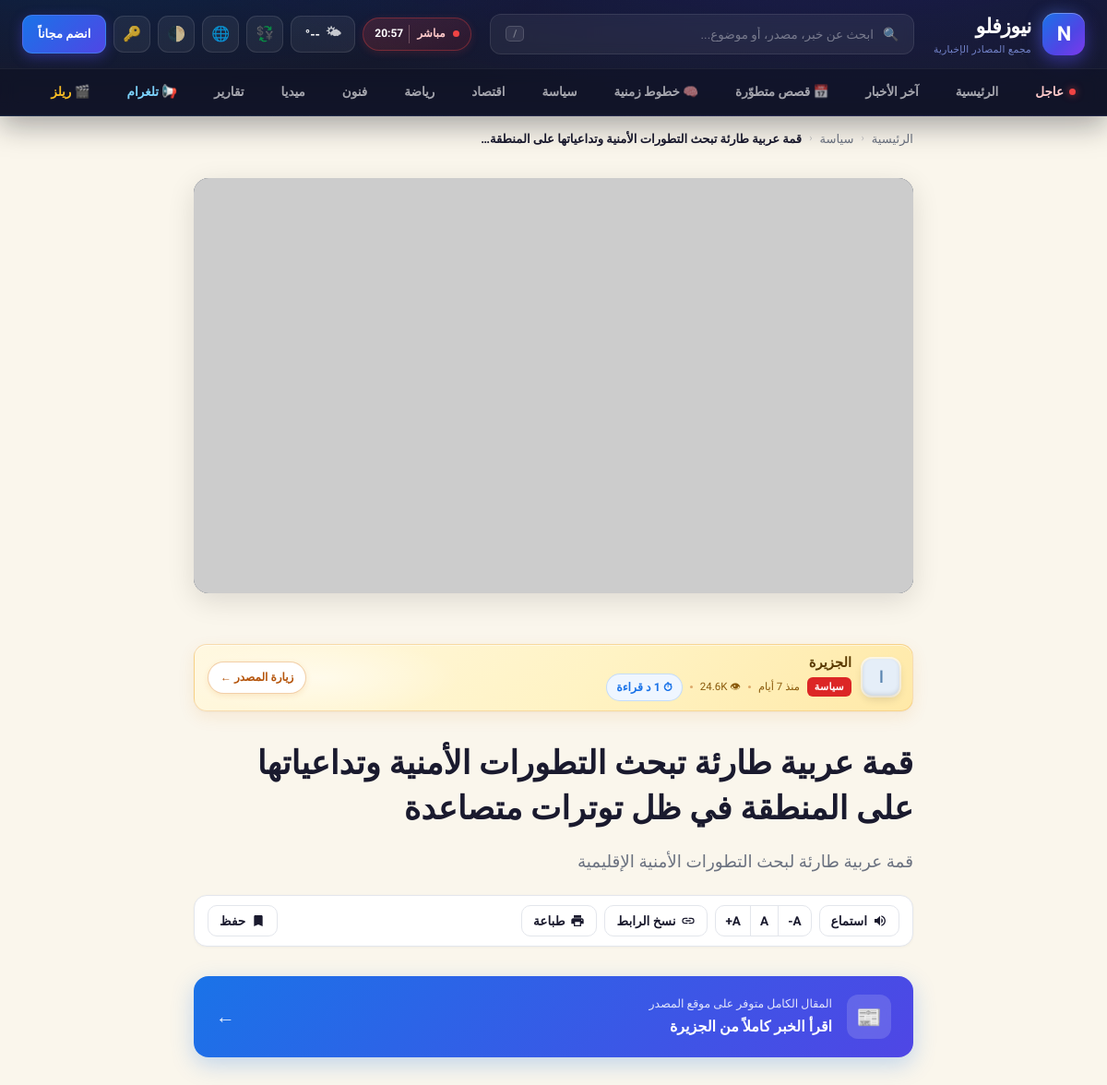
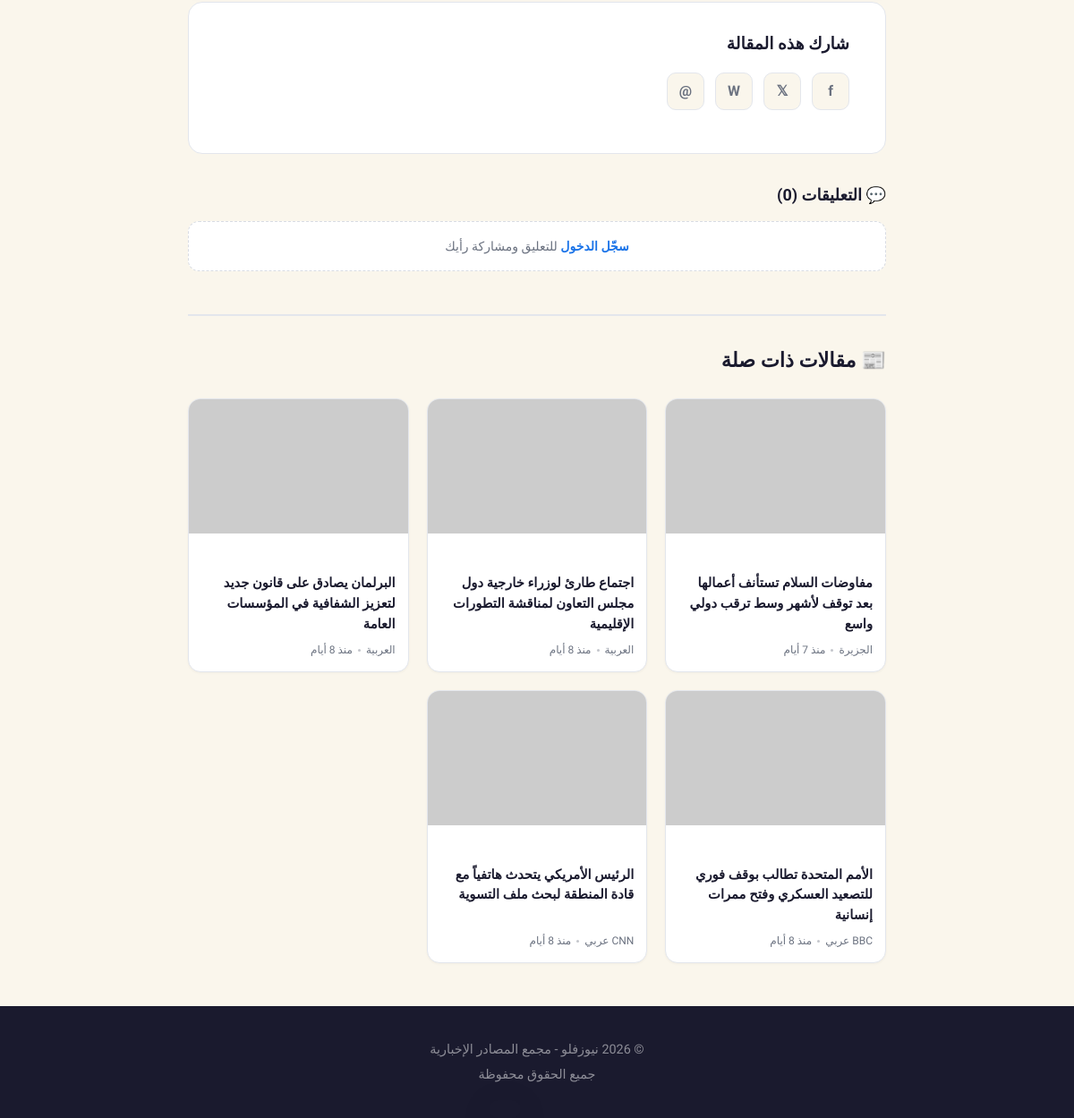
The app's page /article/1 with its own data (2 pictures, top to bottom).
### tables this page shows
CREATE TABLE IF NOT EXISTS `articles` (
  `id` int(11) NOT NULL AUTO_INCREMENT,
  `title` varchar(500) NOT NULL,
  `slug` varchar(500) NOT NULL,
  `excerpt` text DEFAULT NULL,
  `content` longtext DEFAULT NULL,
  `image_url` varchar(500) DEFAULT NULL,
  `source_url` varchar(1000) DEFAULT NULL,
  `category_id` int(11) DEFAULT NULL,
  `source_id` int(11) DEFAULT NULL,
  `is_featured` tinyint(1) DEFAULT 0,
  `is_breaking` tinyint(1) DEFAULT 0,
  `is_hero` tinyint(1) DEFAULT 0,
  `view_count` int(11) DEFAULT 0,
  `comments` int(11) DEFAULT 0,
  `status` enum('published','draft','archived') DEFAULT 'published',
  `published_at` timestamp DEFAULT CURRENT_TIMESTAMP,
  `created_at` timestamp DEFAULT CURRENT_TIMESTAMP,
  `updated_at` timestamp DEFAULT CURRENT_TIMESTAMP ON UPDATE CURRENT_TIMESTAMP,
  PRIMARY KEY (`id`),
  KEY `category_id` (`category_id`),
  KEY `source_id` (`source_id`),
  KEY `status` (`status`),
  KEY `is_breaking` (`is_breaking`),
  KEY `is_featured` (`is_featured`),
  KEY `published_at` (`published_at`),
  CONSTRAINT `fk_article_category` FOREIGN KEY (`category_id`) REFERENCES `categories` (`id`) ON DELETE SET NULL,
  CONSTRAINT `fk_article_source` FOREIGN KEY (`source_id`) REFERENCES `sources` (`id`) ON DELETE SET NULL
);

CREATE TABLE IF NOT EXISTS `categories` (
  `id` int(11) NOT NULL AUTO_INCREMENT,
  `name` varchar(100) NOT NULL,
  `slug` varchar(100) NOT NULL,
  `icon` varchar(10) DEFAULT NULL,
  `css_class` varchar(50) DEFAULT NULL,
  `sort_order` int(11) DEFAULT 0,
  `is_active` tinyint(1) DEFAULT 1,
  `created_at` timestamp DEFAULT CURRENT_TIMESTAMP,
  PRIMARY KEY (`id`),
  UNIQUE KEY `slug` (`slug`)
);

CREATE TABLE IF NOT EXISTS `sources` (
  `id` int(11) NOT NULL AUTO_INCREMENT,
  `name` varchar(200) NOT NULL,
  `slug` varchar(200) NOT NULL,
  `logo_letter` varchar(5) DEFAULT NULL,
  `logo_color` varchar(20) DEFAULT '#5a85b0',
  `logo_bg` varchar(20) DEFAULT '#e5eef8',
  `url` varchar(500) DEFAULT NULL,
  `rss_url` varchar(500) DEFAULT NULL,
  `is_active` tinyint(1) DEFAULT 1,
  `articles_today` int(11) DEFAULT 0,
  `created_at` timestamp DEFAULT CURRENT_TIMESTAMP,
  PRIMARY KEY (`id`),
  UNIQUE KEY `slug` (`slug`)
);

### article.php (the view, shortened to what the rows shown need)
<?php
require_once __DIR__ . '/includes/functions.php';
require_once __DIR__ . '/includes/user_auth.php';
require_once __DIR__ . '/includes/user_functions.php';
$articleId = isset($_GET['id']) ? (int)$_GET['id'] : 0;
$article = getArticleById($articleId);
$viewer = current_user();
$viewerId = $viewer ? (int)$viewer['id'] : 0;
$isSaved = $viewerId && in_array($articleId, user_bookmark_ids_for($viewerId, [$articleId]), true);
$comments = article_comments($articleId, $viewerId ?: null);
$commentsCount = count($comments);
$pageTheme = current_theme();
$relatedArticles = [];
$seenIds = [$articleId => true];
$relatedLimit = 6;
$db = getDB();
if (!empty($article['cat_slug']) && count($relatedArticles) < $relatedLimit) {
    try {
        $excludeIds = implode(',', array_map('intval', array_keys($seenIds)));
        $need = $relatedLimit - count($relatedArticles);
        $stmt = $db->prepare("SELECT a.id, a.title, a.slug, a.image_url, a.excerpt, a.published_at,
                              c.name as cat_name, c.slug as cat_slug, c.css_class,
                              s.name as source_name
                              FROM articles a
                              LEFT JOIN categories c ON a.category_id = c.id
                              LEFT JOIN sources s ON a.source_id = s.id
                              WHERE c.slug = ? AND a.id NOT IN ({$excludeIds}) AND a.status = 'published'
                              ORDER BY a.published_at DESC LIMIT {$need}");
        $stmt->execute([$article['cat_slug']]);
        foreach ($stmt->fetchAll() as $r) {
            $relatedArticles[] = $r;
        }
    } catch (Throwable $e) {}
}
?>
<!DOCTYPE html>
<html lang="ar" dir="rtl" data-theme="<?php echo e($pageTheme); ?>">
<head>
    <link rel="stylesheet" href="assets/css/site-header.min.css?v=m1">
    <link rel="stylesheet" href="assets/css/user.min.css?v=m1">
</head>
<body>
    <?php
    include __DIR__ . '/includes/components/site_header.php';
    ?>
    <?php
        $wordCount = str_word_count(strip_tags(($article['content'] ?? '') . ' ' . ($article['ai_summary'] ?? '')));
        if ($wordCount < 50) $wordCount = mb_strlen(strip_tags($article['content'] ?? '')) / 6;
        $readMinutes = max(1, (int)ceil($wordCount / 180));
        $readMoreUrl = '';
        if (!empty($article['source_url']))       { $readMoreUrl = $article['source_url']; }
        elseif (!empty($article['source_website'])) { $readMoreUrl = $article['source_website']; }
    ?>
    <main class="container">
        <nav class="breadcrumb" aria-label="شريط التنقل">
            <a href="/">الرئيسية</a>
            <span class="sep">‹</span>
            <?php if (!empty($article['cat_name']) && !empty($article['cat_slug'])): ?>
                <a href="/category/<?php echo e($article['cat_slug']); ?>"><?php echo e($article['cat_name']); ?></a>
                <span class="sep">‹</span>
            <?php endif; ?>
            <span class="current"><?php echo e(mb_substr($article['title'], 0, 60)); ?><?php echo mb_strlen($article['title']) > 60 ? '…' : ''; ?></span>
        </nav>
        <?php if ($article['source_name']):
            $sourceProfileUrl = !empty($article['source_id']) ? sourceUrl((int)$article['source_id']) : '';
        ?>
            <div class="source-top">
                <?php if ($sourceProfileUrl): ?>
                    <a class="source-top-logo-link" href="<?php echo e($sourceProfileUrl); ?>" title="<?php echo e('بروفايل ' . $article['source_name']); ?>">
                <?php endif; ?>
                    <div class="source-logo" style="background: <?php echo e($article['logo_bg'] ?: '#3b82f6'); ?>; color: <?php echo e($article['logo_color'] ?: 'white'); ?>;">
                        <?php echo e(strtoupper(mb_substr($article['source_name'], 0, 1))); ?>
                    </div>
                <?php if ($sourceProfileUrl): ?>
                    </a>
                <?php endif; ?>
                <div class="source-top-info">
                    <?php if ($sourceProfileUrl): ?>
                        <h3><a class="source-top-name" href="<?php echo e($sourceProfileUrl); ?>"><?php echo e($article['source_name']); ?></a></h3>
                    <?php else: ?>
                        <h3><?php echo e($article['source_name']); ?></h3>
                    <?php endif; ?>
                    <div class="source-top-meta">
                        <?php if ($article['cat_name']): ?>
                            <span class="category-badge <?php echo e($article['css_class'] ?? ''); ?>"><?php echo e($article['cat_name']); ?></span>
                        <?php endif; ?>
                        <span><?php echo timeAgo($article['published_at']); ?></span>
                        <span class="dot"></span>
                        <span>👁 <?php echo formatViews($article['view_count']); ?></span>
                        <span class="dot"></span>
                        <span class="read-time-badge">⏱ <?php echo (int)$readMinutes; ?> د قراءة</span>
                    </div>
                </div>
                <?php if ($readMoreUrl): ?>
                    <a class="source-top-visit" href="<?php echo e($readMoreUrl); ?>" target="_blank" rel="noopener noreferrer">
                        زيارة المصدر &larr;
                    </a>
                <?php endif; ?>
            </div>
        <?php endif; ?>
        <article class="article-header">
            <h1 id="articleTitle"><?php echo e($article['title']); ?></h1>
            <?php if (!empty($article['excerpt'])): ?>
                <p class="article-excerpt"><?php echo e($article['excerpt']); ?></p>
            <?php endif; ?>
            <div class="article-toolbar" role="toolbar" aria-label="أدوات المقالة">
                <button type="button" class="tool-btn" id="ttsToggle" title="استمع إلى المقالة">
                </button>
                <div class="tool-group" title="حجم الخط">
                </div>
                <button type="button" class="tool-btn" id="copyLinkBtn" title="نسخ الرابط">
                </button>
                <button type="button" class="tool-btn" onclick="window.print()" title="طباعة">
                </button>
                <button type="button" class="tool-btn article-save-btn <?php echo $isSaved ? 'active' : ''; ?>" data-save-id="<?php echo (int)$articleId; ?>" onclick="NF.toggleSave(this)">
                </button>
            </div>
        </article>
        <?php if (!empty($readMoreUrl)): ?>
            <a class="source-cta" href="<?php echo e($readMoreUrl); ?>" target="_blank" rel="noopener noreferrer">
                <div class="source-cta-icon">📰</div>
                <div class="source-cta-text">
                    <div class="source-cta-label">المقال الكامل متوفر على موقع المصدر</div>
                    <div class="source-cta-title">اقرأ الخبر كاملاً من <?php echo e($article['source_name'] ?? 'المصدر'); ?></div>
                </div>
                <div class="source-cta-arrow">&larr;</div>
            </a>
        <?php endif; ?>
        <section class="comments-wrap">
          <h2>💬 التعليقات (<?php echo (int)$commentsCount; ?>)</h2>
        </section>
        <?php if (!empty($relatedArticles)): ?>
            <section class="related-section">
                <h2>📰 مقالات ذات صلة</h2>
                <div class="related-grid">
                    <?php foreach ($relatedArticles as $related): ?>
                        <a href="<?php echo articleUrl($related); ?>" class="rel-card">
                            <?php if (!empty($related['image_url'])): ?>
                                <img src="<?php echo e($related['image_url']); ?>" alt="" class="rel-card-img" loading="lazy" decoding="async">
                            <?php endif; ?>
                            <div class="rel-card-body">
                                <?php if (!empty($related['cat_name'])): ?>
                                    <span class="rel-card-cat <?php echo e($related['css_class'] ?? ''); ?>"><?php echo e($related['cat_name']); ?></span>
                                <?php endif; ?>
                                <h3 class="rel-card-title"><?php echo e($related['title']); ?></h3>
                                <div class="rel-card-meta">
                                    <span><?php echo e($related['source_name'] ?? ''); ?></span>
                                    <span class="dot"></span>
                                    <span><?php echo timeAgo($related['published_at']); ?></span>
                                </div>
                            </div>
                        </a>
                    <?php endforeach; ?>
                </div>
            </section>
        <?php endif; ?>
    </main>
</body>
</html>

### records on screen
articles: category.name "سياسة", title "قمة عربية طارئة تبحث التطورات الأمنية وتداعياتها على المنطقة", source.name "ا", source.name "الجزيرة", published_at "منذ 7 أيام", view_count "24.6K", content "1", title "قمة عربية طارئة تبحث التطورات الأمنية وتداعياتها على المنطقة في ظل توترات متصاعدة", excerpt "قمة عربية طارئة لبحث التطورات الأمنية الإقليمية"
articles: title "مفاوضات السلام تستأنف أعمالها بعد توقف لأشهر وسط ترقب دولي واسع", source.name "الجزيرة", published_at "منذ 7 أيام"
articles: title "اجتماع طارئ لوزراء خارجية دول مجلس التعاون لمناقشة التطورات الإقليمية", source.name "العربية", published_at "منذ 8 أيام"
articles: title "البرلمان يصادق على قانون جديد لتعزيز الشفافية في المؤسسات العامة", source.name "العربية", published_at "منذ 8 أيام"
articles: title "الأمم المتحدة تطالب بوقف فوري للتصعيد العسكري وفتح ممرات إنسانية", source.name "BBC عربي", published_at "منذ 8 أيام"
articles: title "الرئيس الأمريكي يتحدث هاتفياً مع قادة المنطقة لبحث ملف التسوية", source.name "CNN عربي", published_at "منذ 8 أيام"

### other values on screen
getSetting('site_name', SITE_NAME) "نيوزفلو"
getSetting('site_tagline', SITE_TAGLINE) "مجمع المصادر الإخبارية"
$commentsCount "0"
SITE_NAME "نيوزفلو"
SITE_TAGLINE "مجمع المصادر الإخبارية"
